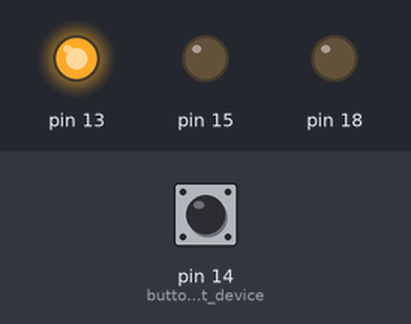
This sketch was run on a simulated Arduino Uno, built with avr-gcc and run on an emulated ATmega328P. Parts: output pins drawn as LEDs (lit = HIGH). Inputs (shaded band) come from the test bench; at power-on: pin 14 (button_is_an_input_device) LOW.

Above: at 1.2 s.
1.3 s: pin 14 (button_is_an_input_device) pulled HIGH for 0.15 s
At 1.37 s:
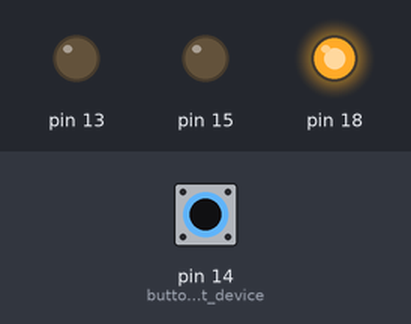
2.9 s: pin 14 (button_is_an_input_device) pulled HIGH for 3.2 s
At 7.3 s:
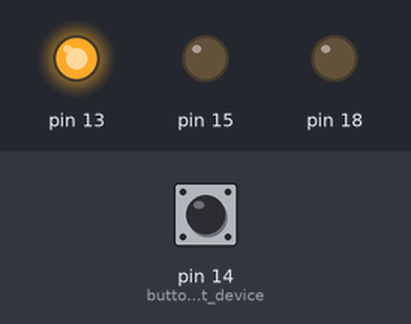
Timing chart, 0 to 8.8 s (numbered marks = the images above; inputs shaded):
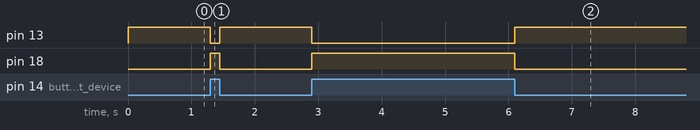

Measured:
- after the input at 1.3 s, pin 13: HIGH → LOW at once, → HIGH 0.15 s later; pin 18: LOW → HIGH at once, → LOW 0.15 s later
- after the input at 2.9 s, pin 13: HIGH → LOW at once, → HIGH 3.2 s later; pin 18: LOW → HIGH at once, → LOW 3.2 s later

The sketch:

sketch_sep27a.ino
```cpp
void setup() {
  // put your setup code here, to run once:
  pinMode(13,OUTPUT);
  pinMode(15,OUTPUT);
  pinMode(18, OUTPUT);
  pinMode(14,INPUT); //button is an input device
  digitalWrite(15,LOW); //creating a virtual GND

}

void loop() {
  // put your main code here, to run repeatedly:
  if ((digitalRead(14))==HIGH){
   digitalWrite(18,HIGH);
   digitalWrite(13,LOW);
  }
  else if ((digitalRead(14))==LOW){
    digitalWrite(13,HIGH);
    digitalWrite(18,LOW);
  }

}
//Digital Read: It reads the pin's active or non-activeness, this can be used to compare and make a wire act as a switch
```
